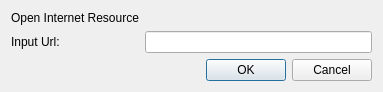
<?xml version="1.0" encoding="UTF-8"?>
<ui version="4.0">
 <class>OpenUrlDialog</class>
 <widget class="QDialog" name="OpenUrlDialog">
  <property name="geometry">
   <rect>
    <x>0</x>
    <y>0</y>
    <width>383</width>
    <height>85</height>
   </rect>
  </property>
  <property name="windowTitle">
   <string>Open Internet Resource</string>
  </property>
  <layout class="QGridLayout" name="gridLayout">
   <item row="2" column="1">
    <widget class="QDialogButtonBox" name="buttonBox">
     <property name="orientation">
      <enum>Qt::Horizontal</enum>
     </property>
     <property name="standardButtons">
      <set>QDialogButtonBox::Cancel|QDialogButtonBox::Ok</set>
     </property>
    </widget>
   </item>
   <item row="1" column="1">
    <widget class="QLineEdit" name="UrllineEdit"/>
   </item>
   <item row="1" column="0">
    <widget class="QLabel" name="label">
     <property name="text">
      <string>Input Url:</string>
     </property>
    </widget>
   </item>
   <item row="0" column="0">
    <widget class="QLabel" name="label_2">
     <property name="text">
      <string>Open Internet Resource</string>
     </property>
    </widget>
   </item>
  </layout>
 </widget>
 <resources/>
 <connections>
  <connection>
   <sender>buttonBox</sender>
   <signal>accepted()</signal>
   <receiver>OpenUrlDialog</receiver>
   <slot>accept()</slot>
   <hints>
    <hint type="sourcelabel">
     <x>248</x>
     <y>254</y>
    </hint>
    <hint type="destinationlabel">
     <x>157</x>
     <y>274</y>
    </hint>
   </hints>
  </connection>
  <connection>
   <sender>buttonBox</sender>
   <signal>rejected()</signal>
   <receiver>OpenUrlDialog</receiver>
   <slot>reject()</slot>
   <hints>
    <hint type="sourcelabel">
     <x>316</x>
     <y>260</y>
    </hint>
    <hint type="destinationlabel">
     <x>286</x>
     <y>274</y>
    </hint>
   </hints>
  </connection>
 </connections>
</ui>
